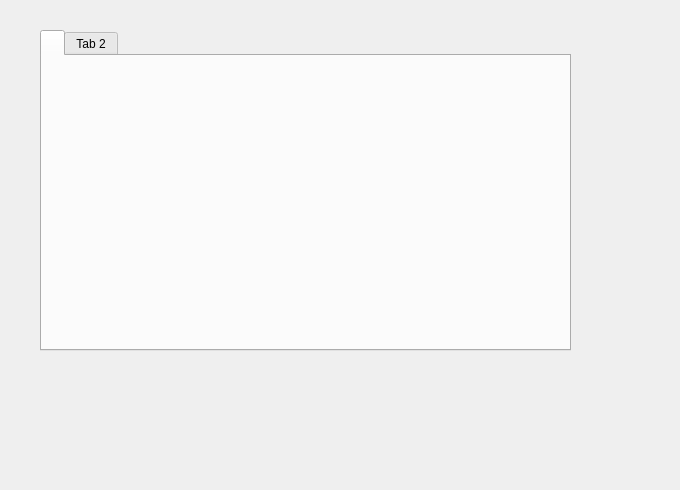
<?xml version="1.0" encoding="UTF-8"?>
<ui version="4.0">
 <class>WorkRecord</class>
 <widget class="QWidget" name="WorkRecord">
  <property name="geometry">
   <rect>
    <x>0</x>
    <y>0</y>
    <width>680</width>
    <height>490</height>
   </rect>
  </property>
  <property name="windowTitle">
   <string>Form</string>
  </property>
  <widget class="QTabWidget" name="tabWidget">
   <property name="geometry">
    <rect>
     <x>40</x>
     <y>30</y>
     <width>531</width>
     <height>321</height>
    </rect>
   </property>
   <widget class="QWidget" name="tab">
    <attribute name="title">
     <string/>
    </attribute>
   </widget>
   <widget class="QWidget" name="tab_2">
    <attribute name="title">
     <string>Tab 2</string>
    </attribute>
   </widget>
  </widget>
 </widget>
 <resources/>
 <connections/>
</ui>
